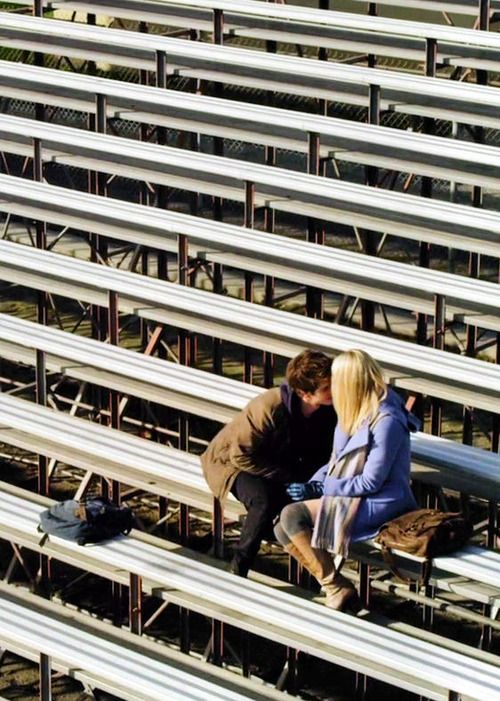
#> input picture photos/spider.jpg, 500 x 701 px
$ python basic.py
#> lines starting #> are read from the running program, lines starting #| are printed output that depends on the picture; after the words box and inside, x2 and y2 are one past the last pixel; in counts of white or black regions, pixels touching at a corner belong together
import cv2 as cv
from cv2 import resize

img = cv.imread('photos/spider.jpg')
#> img is the input picture: shape (701, 500, 3); mean B, G, R 116.4, 125.3, 129.9

cv.imshow('spider',img)

#grayscale
gray = cv.cvtColor(img, cv.COLOR_BGR2GRAY)
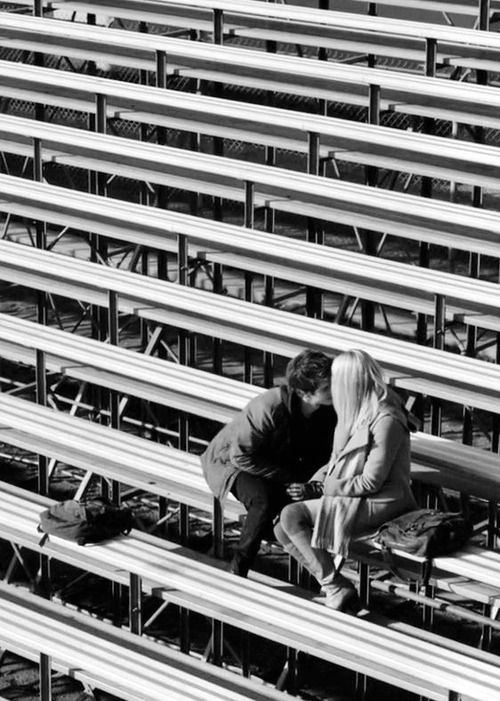
#> gray: shape (701, 500); min 0, max 255, mean 125.6
cv.imshow('Gray', gray)

#blur
blur =cv.GaussianBlur(img,(7,7),cv.BORDER_DEFAULT)
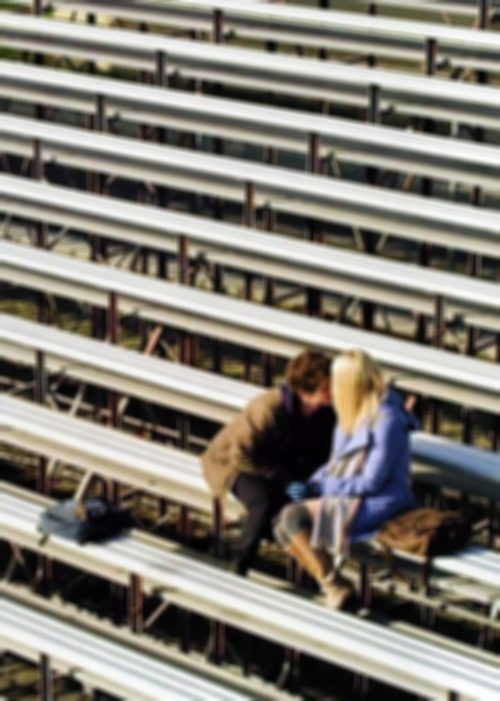
#> blur: shape (701, 500, 3); mean B, G, R 116.4, 125.2, 129.9
cv.imshow('Blur', blur)

# Edge Cascade
canny = cv.Canny(blur, 125, 175)
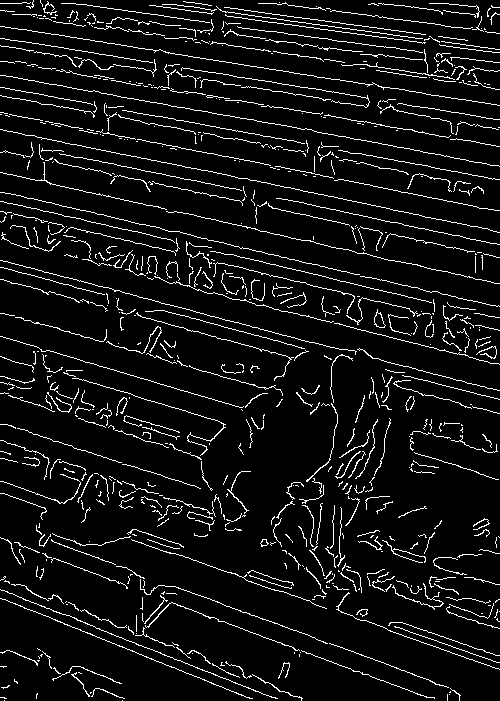
#> canny: shape (701, 500); 7.2% white in thin lines or dots
cv.imshow('canny', canny)

#dilating
dilated = cv.dilate(canny, (7,7), iterations=3)
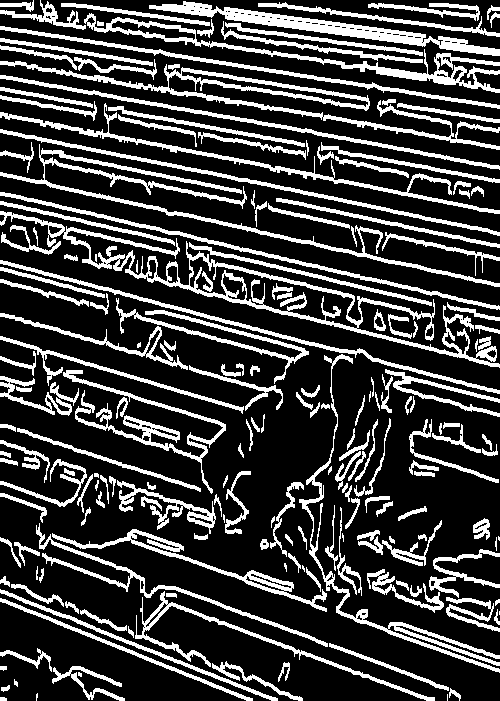
#> dilated: shape (701, 500); 24.5% white; 199 white regions (12 under 20 px), largest, box (x1, y1, x2, y2) and area: (0, 211, 500, 368) 6089, (0, 61, 500, 150) 4363, (0, 144, 500, 287) 4006
cv.imshow('dilated', dilated)

#eroded
eroded = cv.erode(dilated,(7,7), iterations=3)
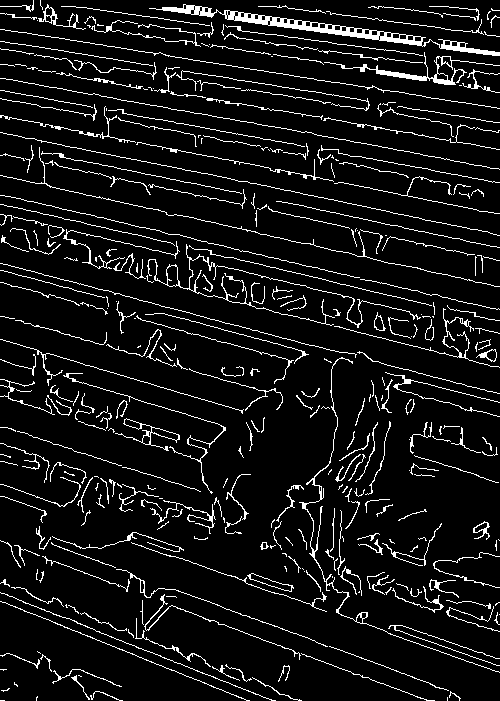
#> eroded: shape (701, 500); 8.2% white in thin lines or dots
cv.imshow('eroded', eroded)

#resize
resized = cv.resize(img, (300,300))
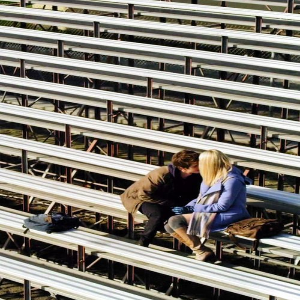
#> resized: shape (300, 300, 3); mean B, G, R 116.3, 125.1, 129.8
cv.imshow('resize',resized)

#crop
crop = img[50:700, 200:700]
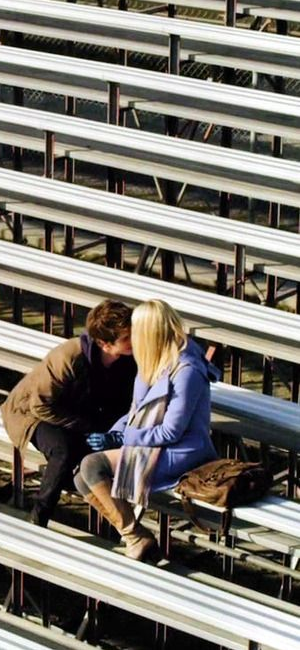
#> crop: shape (650, 300, 3); mean B, G, R 110.3, 118.4, 123.1
cv.imshow('crop',crop)

cv.waitKey(0)

$ run again, with photos/cow.jpg copied over photos/spider.jpg
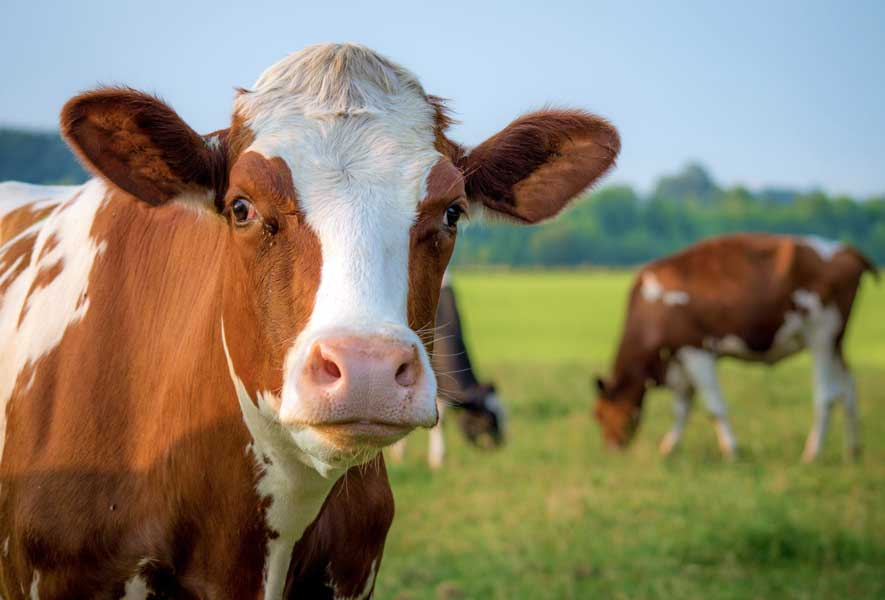
#> input picture photos/cow.jpg, 885 x 600 px
#> img is the input picture: shape (600, 885, 3); mean B, G, R 107.4, 131.2, 139.3
#> `canny = cv.Canny(blur, 125, 175)`:
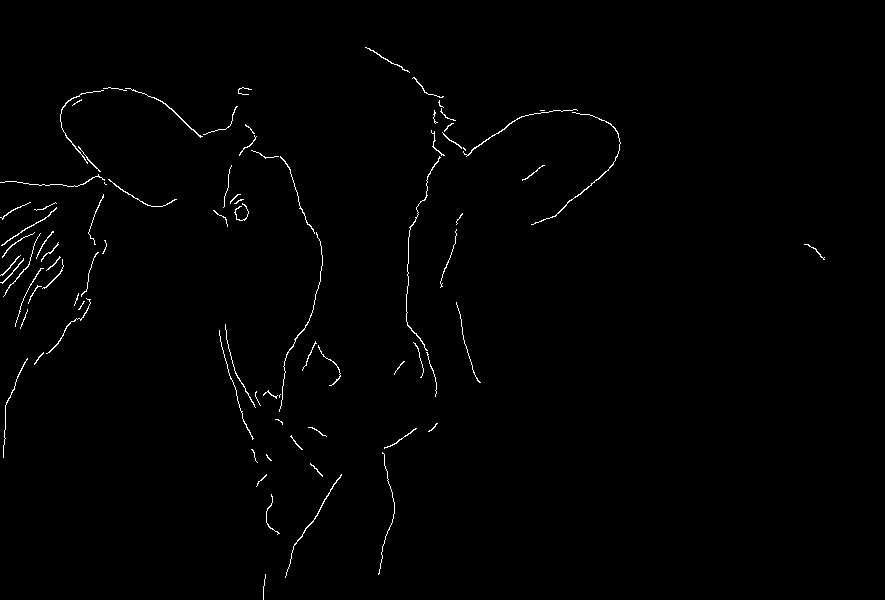
#> canny: shape (600, 885); 0.83% white in thin lines or dots, all inside (x1, y1, x2, y2) = (0, 47, 825, 600)
#> dilated: shape (600, 885); 2% white; 62 white regions (1 under 20 px), largest, box (x1, y1, x2, y2) and area: (0, 87, 238, 190) 1537, (463, 109, 621, 228) 1155, (406, 130, 445, 400) 634
#> eroded: shape (600, 885); 0.87% white in thin lines or dots, all inside (x1, y1, x2, y2) = (0, 50, 825, 600)
#> `crop = img[50:700, 200:700]`:
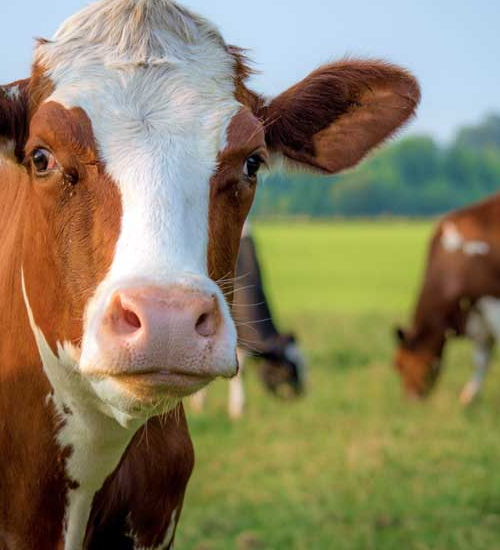
#> crop: shape (550, 500, 3); mean B, G, R 99.6, 130.1, 138.9
